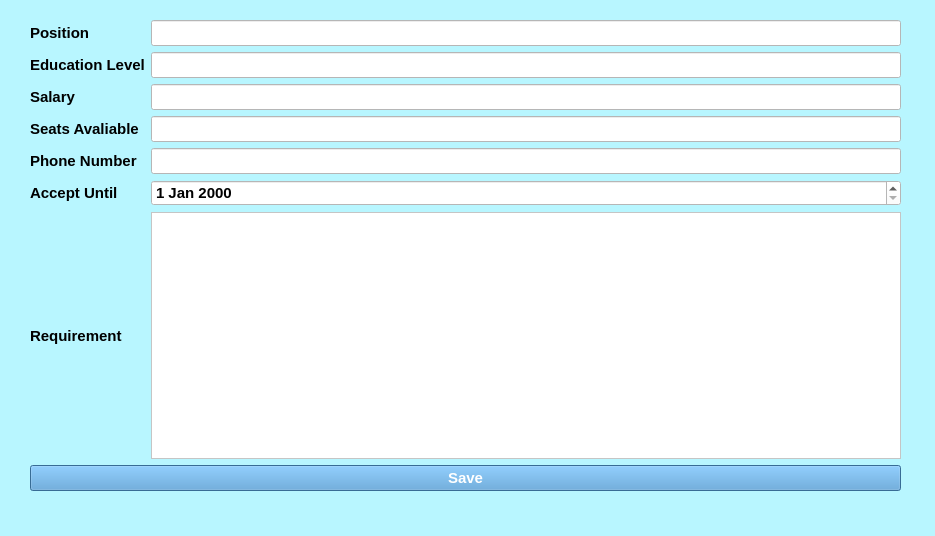
<?xml version="1.0" encoding="UTF-8"?>
<ui version="4.0">
 <class>Form</class>
 <widget class="QWidget" name="Form">
  <property name="geometry">
   <rect>
    <x>0</x>
    <y>0</y>
    <width>935</width>
    <height>536</height>
   </rect>
  </property>
  <property name="windowTitle">
   <string>Form</string>
  </property>
  <property name="styleSheet">
   <string notr="true">background-color: rgb(184, 246, 255);
font: 700 11pt &quot;Segoe UI&quot;;</string>
  </property>
  <widget class="QWidget" name="verticalLayoutWidget">
   <property name="geometry">
    <rect>
     <x>30</x>
     <y>20</y>
     <width>871</width>
     <height>471</height>
    </rect>
   </property>
   <layout class="QVBoxLayout" name="verticalLayout">
    <item>
     <layout class="QGridLayout" name="gridLayout">
      <item row="6" column="0">
       <widget class="QLabel" name="label_6">
        <property name="font">
         <font>
          <family>Segoe UI</family>
          <pointsize>11</pointsize>
          <italic>false</italic>
          <bold>true</bold>
         </font>
        </property>
        <property name="text">
         <string>Accept Until</string>
        </property>
       </widget>
      </item>
      <item row="3" column="0">
       <widget class="QLabel" name="label_5">
        <property name="font">
         <font>
          <family>Segoe UI</family>
          <pointsize>11</pointsize>
          <italic>false</italic>
          <bold>true</bold>
         </font>
        </property>
        <property name="styleSheet">
         <string notr="true">background-color: rgb(184, 246, 255);
font: 700 11pt &quot;Segoe UI&quot;;</string>
        </property>
        <property name="text">
         <string>Seats Avaliable</string>
        </property>
       </widget>
      </item>
      <item row="2" column="0">
       <widget class="QLabel" name="label_3">
        <property name="font">
         <font>
          <family>Segoe UI</family>
          <pointsize>11</pointsize>
          <italic>false</italic>
          <bold>true</bold>
         </font>
        </property>
        <property name="styleSheet">
         <string notr="true">background-color: rgb(184, 246, 255);
font: 700 11pt &quot;Segoe UI&quot;;</string>
        </property>
        <property name="text">
         <string>Salary</string>
        </property>
       </widget>
      </item>
      <item row="1" column="0">
       <widget class="QLabel" name="label_2">
        <property name="font">
         <font>
          <family>Segoe UI</family>
          <pointsize>11</pointsize>
          <italic>false</italic>
          <bold>true</bold>
         </font>
        </property>
        <property name="styleSheet">
         <string notr="true">background-color: rgb(184, 246, 255);
font: 700 11pt &quot;Segoe UI&quot;;</string>
        </property>
        <property name="text">
         <string>Education Level</string>
        </property>
       </widget>
      </item>
      <item row="7" column="0">
       <widget class="QLabel" name="label_4">
        <property name="font">
         <font>
          <family>Segoe UI</family>
          <pointsize>11</pointsize>
          <italic>false</italic>
          <bold>true</bold>
         </font>
        </property>
        <property name="text">
         <string>Requirement</string>
        </property>
       </widget>
      </item>
      <item row="5" column="0">
       <widget class="QLabel" name="label_7">
        <property name="font">
         <font>
          <family>Segoe UI</family>
          <pointsize>11</pointsize>
          <italic>false</italic>
          <bold>true</bold>
         </font>
        </property>
        <property name="text">
         <string>Phone Number</string>
        </property>
       </widget>
      </item>
      <item row="7" column="1">
       <widget class="QTextEdit" name="reqedit">
        <property name="styleSheet">
         <string notr="true">background-color: rgb(255, 255, 255);
color: rgb(0, 0, 0);</string>
        </property>
       </widget>
      </item>
      <item row="0" column="0">
       <widget class="QLabel" name="label">
        <property name="font">
         <font>
          <family>Segoe UI</family>
          <pointsize>11</pointsize>
          <italic>false</italic>
          <bold>true</bold>
         </font>
        </property>
        <property name="styleSheet">
         <string notr="true">background-color: rgb(184, 246, 255);
font: 700 11pt &quot;Segoe UI&quot;;</string>
        </property>
        <property name="text">
         <string>Position</string>
        </property>
       </widget>
      </item>
      <item row="3" column="1">
       <widget class="QLineEdit" name="avaedit">
        <property name="font">
         <font>
          <family>Segoe UI</family>
          <pointsize>11</pointsize>
          <italic>false</italic>
          <bold>true</bold>
         </font>
        </property>
        <property name="styleSheet">
         <string notr="true">background-color: rgb(255, 255, 255);
color: rgb(0, 0, 0);</string>
        </property>
       </widget>
      </item>
      <item row="2" column="1">
       <widget class="QLineEdit" name="saledit">
        <property name="font">
         <font>
          <family>Segoe UI</family>
          <pointsize>11</pointsize>
          <italic>false</italic>
          <bold>true</bold>
         </font>
        </property>
        <property name="styleSheet">
         <string notr="true">background-color: rgb(255, 255, 255);
color: rgb(0, 0, 0);</string>
        </property>
       </widget>
      </item>
      <item row="1" column="1">
       <widget class="QLineEdit" name="eduedit">
        <property name="font">
         <font>
          <family>Segoe UI</family>
          <pointsize>11</pointsize>
          <italic>false</italic>
          <bold>true</bold>
         </font>
        </property>
        <property name="styleSheet">
         <string notr="true">background-color: rgb(255, 255, 255);
color: rgb(0, 0, 0);</string>
        </property>
       </widget>
      </item>
      <item row="6" column="1">
       <widget class="QDateEdit" name="dateedit">
        <property name="font">
         <font>
          <family>Segoe UI</family>
          <pointsize>11</pointsize>
          <italic>false</italic>
          <bold>true</bold>
         </font>
        </property>
        <property name="styleSheet">
         <string notr="true">background-color: rgb(255, 255, 255);
color: rgb(0, 0, 0);</string>
        </property>
       </widget>
      </item>
      <item row="0" column="1">
       <widget class="QLineEdit" name="posedit">
        <property name="font">
         <font>
          <family>Segoe UI</family>
          <pointsize>11</pointsize>
          <italic>false</italic>
          <bold>true</bold>
         </font>
        </property>
        <property name="styleSheet">
         <string notr="true">background-color: rgb(255, 255, 255);
color: rgb(0, 0, 0);</string>
        </property>
       </widget>
      </item>
      <item row="5" column="1">
       <widget class="QLineEdit" name="phoedit">
        <property name="font">
         <font>
          <family>Segoe UI</family>
          <pointsize>11</pointsize>
          <italic>false</italic>
          <bold>true</bold>
         </font>
        </property>
        <property name="styleSheet">
         <string notr="true">background-color: rgb(255, 255, 255);
color: rgb(0, 0, 0);</string>
        </property>
       </widget>
      </item>
     </layout>
    </item>
    <item>
     <widget class="QPushButton" name="savebutton">
      <property name="font">
       <font>
        <family>Segoe UI</family>
        <pointsize>11</pointsize>
        <italic>false</italic>
        <bold>true</bold>
       </font>
      </property>
      <property name="styleSheet">
       <string notr="true">background-color: #4E97D1;
color: rgb(255, 255, 255);
</string>
      </property>
      <property name="text">
       <string>Save</string>
      </property>
     </widget>
    </item>
   </layout>
  </widget>
 </widget>
 <resources/>
 <connections/>
</ui>
